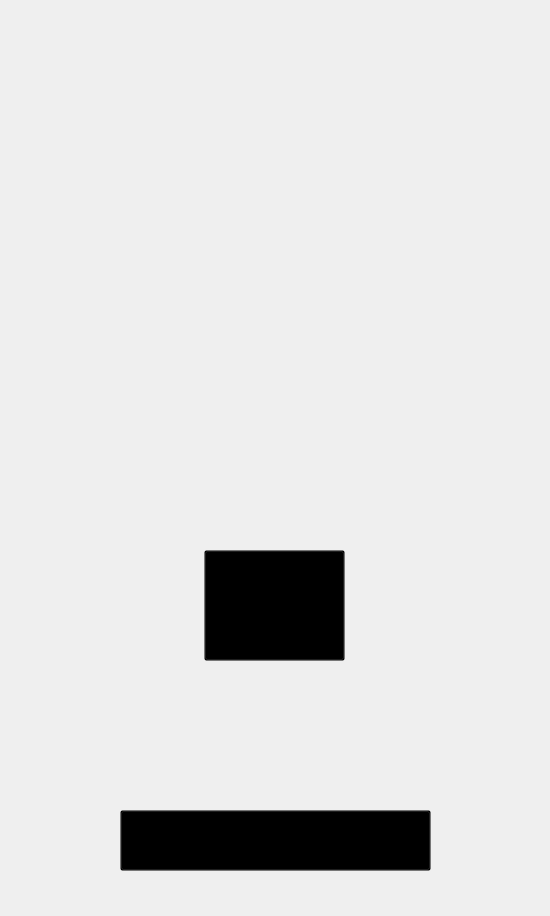
<?xml version="1.0" encoding="UTF-8"?>
<ui version="4.0">
 <class>Form</class>
 <widget class="QWidget" name="Form">
  <property name="geometry">
   <rect>
    <x>0</x>
    <y>0</y>
    <width>550</width>
    <height>916</height>
   </rect>
  </property>
  <property name="windowTitle">
   <string>Form</string>
  </property>
  <widget class="QLabel" name="label">
   <property name="geometry">
    <rect>
     <x>-4</x>
     <y>-8</y>
     <width>561</width>
     <height>931</height>
    </rect>
   </property>
   <property name="text">
    <string/>
   </property>
   <property name="pixmap">
    <pixmap resource="icons_.qrc">:/wholescreens/screens/active_alarm.png</pixmap>
   </property>
   <property name="scaledContents">
    <bool>true</bool>
   </property>
  </widget>
  <widget class="QPushButton" name="cancel_button">
   <property name="geometry">
    <rect>
     <x>204</x>
     <y>550</y>
     <width>141</width>
     <height>111</height>
    </rect>
   </property>
   <property name="styleSheet">
    <string notr="true">background-color: transparent;</string>
   </property>
   <property name="text">
    <string/>
   </property>
  </widget>
  <widget class="QPushButton" name="snooze_button">
   <property name="geometry">
    <rect>
     <x>120</x>
     <y>810</y>
     <width>311</width>
     <height>61</height>
    </rect>
   </property>
   <property name="styleSheet">
    <string notr="true">background-color: transparent;</string>
   </property>
   <property name="text">
    <string/>
   </property>
  </widget>
 </widget>
 <resources>
  <include location="icons_.qrc"/>
 </resources>
 <connections/>
</ui>
